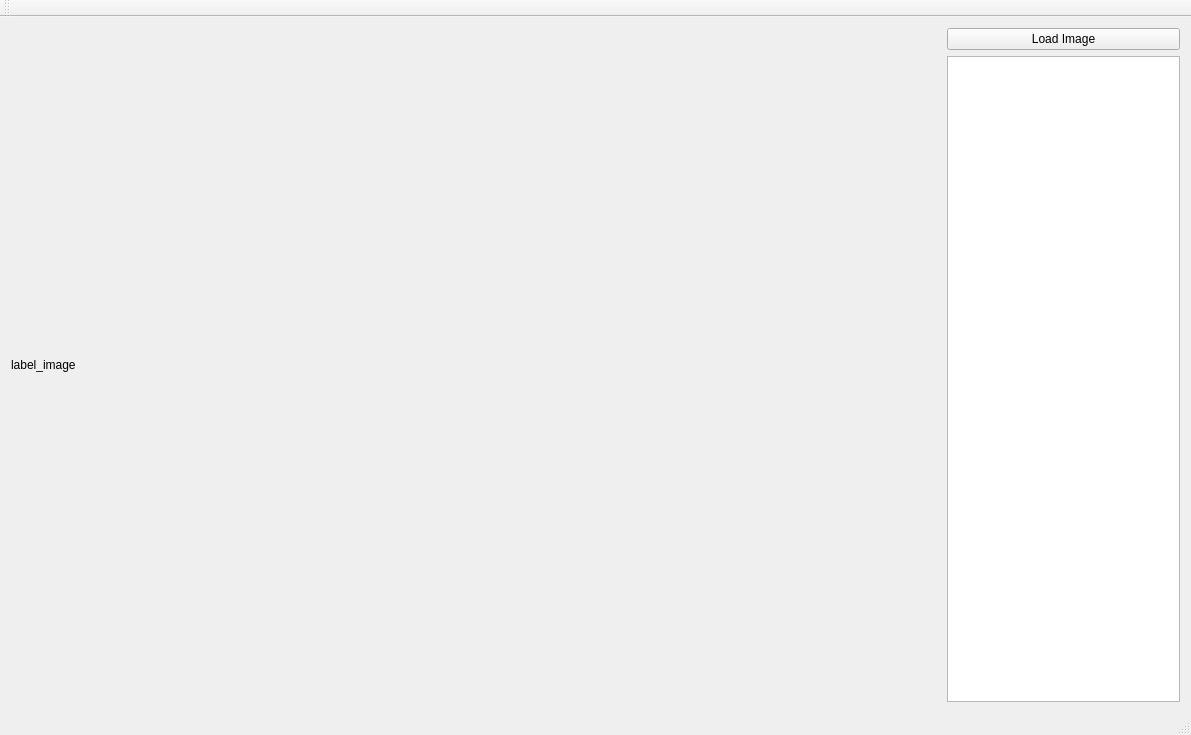
<?xml version="1.0" encoding="UTF-8"?>
<ui version="4.0">
 <class>Assignment2CodeClass</class>
 <widget class="QMainWindow" name="Assignment2CodeClass">
  <property name="geometry">
   <rect>
    <x>0</x>
    <y>0</y>
    <width>1191</width>
    <height>735</height>
   </rect>
  </property>
  <property name="windowTitle">
   <string>Assignment2Code</string>
  </property>
  <widget class="QWidget" name="centralWidget">
   <layout class="QGridLayout" name="gridLayout" columnstretch="4,1">
    <item row="0" column="0">
     <layout class="QGridLayout" name="gridLayout_display">
      <item row="0" column="0">
       <widget class="QLabel" name="label_image">
        <property name="text">
         <string>label_image</string>
        </property>
       </widget>
      </item>
     </layout>
    </item>
    <item row="0" column="1">
     <layout class="QGridLayout" name="gridLayout_control">
      <item row="0" column="0">
       <widget class="QPushButton" name="pushButton_load">
        <property name="text">
         <string>Load Image</string>
        </property>
       </widget>
      </item>
      <item row="1" column="0">
       <widget class="QTextBrowser" name="textBrowser_output"/>
      </item>
     </layout>
    </item>
   </layout>
  </widget>
  <widget class="QMenuBar" name="menuBar">
   <property name="geometry">
    <rect>
     <x>0</x>
     <y>0</y>
     <width>1191</width>
     <height>26</height>
    </rect>
   </property>
  </widget>
  <widget class="QToolBar" name="mainToolBar">
   <attribute name="toolBarArea">
    <enum>TopToolBarArea</enum>
   </attribute>
   <attribute name="toolBarBreak">
    <bool>false</bool>
   </attribute>
  </widget>
  <widget class="QStatusBar" name="statusBar"/>
 </widget>
 <layoutdefault spacing="6" margin="11"/>
 <resources>
  <include location="Assignment2Code.qrc"/>
 </resources>
 <connections/>
</ui>
